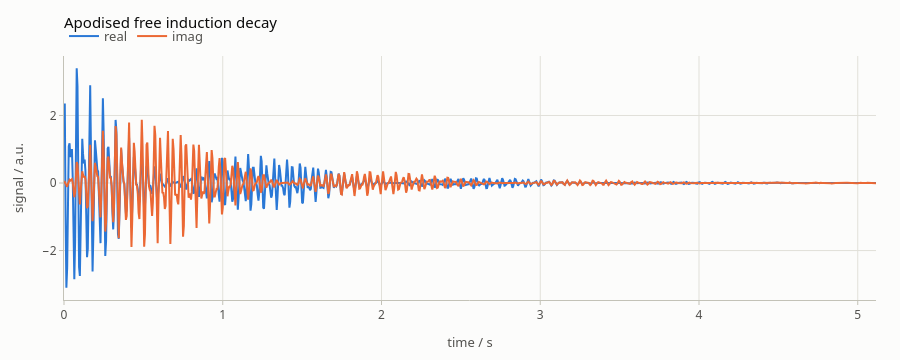

Here is the notebook cell this chart was saved with:
### Markdown cell above
`plot_fid` shows the time domain, real and imaginary parts:

### Code cell
from spynach.plotting import plot_fid

plot_fid(fid, parameters, title="Apodised free induction decay")

### Figure 1 — Plotly figure (JSON) as saved in the notebook; plotly's stock layout.template omitted (floating-point values rounded to 4 significant figures; data arrays with more than 128 entries replaced by an {"elided": "..."} marker saying what was removed)
{"data": [{"hovertemplate": "real: %{y:.4g}<extra></extra>", "line": {"color": "#2a78d6", "width": 2}, "mode": "lines", "name": "real", "y": {"elided": "1024 float values"}, "type": "scatter", "x": {"elided": "1024 float values"}}, {"hovertemplate": "imag: %{y:.4g}<extra></extra>", "line": {"color": "#eb6834", "width": 2}, "mode": "lines", "name": "imag", "y": {"elided": "1024 float values"}, "type": "scatter", "x": {"elided": "1024 float values"}}], "layout": {"font": {"family": "system-ui, -apple-system, \"Segoe UI\", Roboto, sans-serif", "color": "#0b0b0b", "size": 13}, "margin": {"l": 64, "r": 24, "t": 56, "b": 56}, "title": {"font": {"size": 15, "color": "#0b0b0b"}, "text": "Apodised free induction decay", "x": 0, "xanchor": "left", "xref": "paper"}, "xaxis": {"tickfont": {"color": "#52514e", "size": 12}, "title": {"font": {"color": "#52514e", "size": 13}, "text": "time / s"}, "showgrid": true, "gridcolor": "#e1e0d9", "gridwidth": 1, "zeroline": false, "showline": true, "linecolor": "#c3c2b7", "linewidth": 1, "mirror": false, "ticks": "outside", "tickcolor": "#c3c2b7", "ticklen": 4, "showspikes": true, "spikemode": "across", "spikesnap": "cursor", "spikethickness": 1, "spikedash": "solid", "spikecolor": "#898781", "range": [0, 5.115], "hoverformat": ".4g"}, "yaxis": {"tickfont": {"color": "#52514e", "size": 12}, "title": {"font": {"color": "#52514e", "size": 13}, "text": "signal / a.u."}, "showgrid": true, "gridcolor": "#e1e0d9", "gridwidth": 1, "zeroline": false, "showline": true, "linecolor": "#c3c2b7", "linewidth": 1, "mirror": false, "ticks": "outside", "tickcolor": "#c3c2b7", "ticklen": 4, "showspikes": false, "spikemode": "across", "spikesnap": "cursor", "spikethickness": 1, "spikedash": "solid", "spikecolor": "#898781", "exponentformat": "power"}, "legend": {"font": {"color": "#52514e"}, "orientation": "h", "x": 0, "xanchor": "left", "y": 1.02, "yanchor": "bottom", "bgcolor": "rgba(0,0,0,0)"}, "hoverlabel": {"font": {"color": "#0b0b0b", "family": "system-ui, -apple-system, \"Segoe UI\", Roboto, sans-serif"}, "bgcolor": "#fcfcfb", "bordercolor": "rgba(11,11,11,0.10)"}, "modebar": {"bgcolor": "rgba(0,0,0,0)", "color": "#898781", "activecolor": "#52514e", "remove": ["lasso2d", "select2d"]}, "height": 360, "paper_bgcolor": "#fcfcfb", "plot_bgcolor": "#fcfcfb", "dragmode": "zoom", "hovermode": "x unified", "showlegend": true}}
